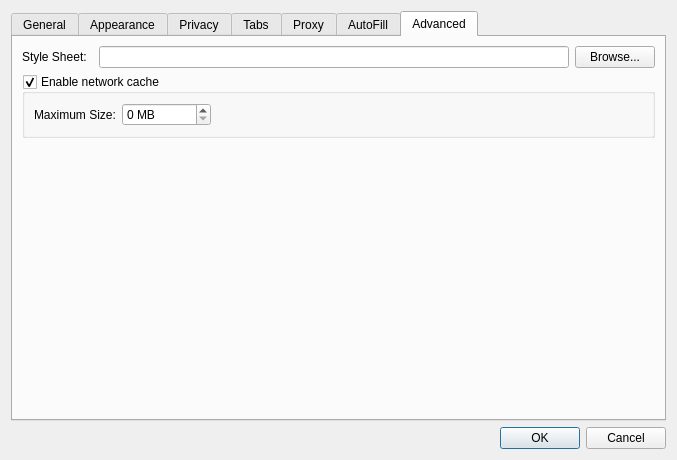
<?xml version="1.0" encoding="UTF-8"?>
<ui version="4.0">
 <class>Settings</class>
 <widget class="QDialog" name="Settings">
  <property name="geometry">
   <rect>
    <x>0</x>
    <y>0</y>
    <width>677</width>
    <height>460</height>
   </rect>
  </property>
  <property name="windowTitle">
   <string>Preferences</string>
  </property>
  <layout class="QGridLayout" name="gridLayout">
   <item row="2" column="0">
    <widget class="QDialogButtonBox" name="buttonBox">
     <property name="orientation">
      <enum>Qt::Horizontal</enum>
     </property>
     <property name="standardButtons">
      <set>QDialogButtonBox::Cancel|QDialogButtonBox::Ok</set>
     </property>
    </widget>
   </item>
   <item row="0" column="0">
    <widget class="QTabWidget" name="tabWidget">
     <property name="currentIndex">
      <number>6</number>
     </property>
     <widget class="QWidget" name="tab">
      <attribute name="title">
       <string>General</string>
      </attribute>
      <layout class="QGridLayout" name="gridLayout_4">
       <item row="0" column="0">
        <widget class="QLabel" name="label_7">
         <property name="text">
          <string>On startup:</string>
         </property>
         <property name="alignment">
          <set>Qt::AlignRight|Qt::AlignTrailing|Qt::AlignVCenter</set>
         </property>
        </widget>
       </item>
       <item row="0" column="1" colspan="2">
        <widget class="QComboBox" name="startupBehavior">
         <item>
          <property name="text">
           <string>Show my home page</string>
          </property>
         </item>
         <item>
          <property name="text">
           <string>Show a blank page</string>
          </property>
         </item>
         <item>
          <property name="text">
           <string>Restore windows and tabs from last time</string>
          </property>
         </item>
        </widget>
       </item>
       <item row="1" column="0">
        <widget class="QLabel" name="label_3">
         <property name="text">
          <string>Home Page:</string>
         </property>
         <property name="alignment">
          <set>Qt::AlignRight|Qt::AlignTrailing|Qt::AlignVCenter</set>
         </property>
        </widget>
       </item>
       <item row="1" column="1">
        <widget class="QLineEdit" name="homeLineEdit">
         <property name="layoutDirection">
          <enum>Qt::LeftToRight</enum>
         </property>
        </widget>
       </item>
       <item row="2" column="1">
        <widget class="QPushButton" name="setHomeToCurrentPageButton">
         <property name="text">
          <string>Set to current page</string>
         </property>
        </widget>
       </item>
       <item row="2" column="2">
        <spacer name="horizontalSpacer">
         <property name="orientation">
          <enum>Qt::Horizontal</enum>
         </property>
         <property name="sizeHint" stdset="0">
          <size>
           <width>280</width>
           <height>18</height>
          </size>
         </property>
        </spacer>
       </item>
       <item row="3" column="0">
        <widget class="QLabel" name="label_4">
         <property name="text">
          <string>Remove history items:</string>
         </property>
         <property name="alignment">
          <set>Qt::AlignRight|Qt::AlignTrailing|Qt::AlignVCenter</set>
         </property>
        </widget>
       </item>
       <item row="3" column="1">
        <widget class="QComboBox" name="expireHistory">
         <item>
          <property name="text">
           <string>After one day</string>
          </property>
         </item>
         <item>
          <property name="text">
           <string>After one week</string>
          </property>
         </item>
         <item>
          <property name="text">
           <string>After two weeks</string>
          </property>
         </item>
         <item>
          <property name="text">
           <string>After one month</string>
          </property>
         </item>
         <item>
          <property name="text">
           <string>After one year</string>
          </property>
         </item>
         <item>
          <property name="text">
           <string>Manually</string>
          </property>
         </item>
         <item>
          <property name="text">
           <string>On application exit</string>
          </property>
         </item>
        </widget>
       </item>
       <item row="4" column="0" colspan="3">
        <widget class="QCheckBox" name="searchEngineFallback">
         <property name="text">
          <string>Use the default search engine as fallback when the URL given by the user is invalid</string>
         </property>
         <property name="checked">
          <bool>false</bool>
         </property>
        </widget>
       </item>
       <item row="5" column="0" colspan="3">
        <widget class="QCheckBox" name="enableAccessKeys">
         <property name="text">
          <string>Enable access keys</string>
         </property>
        </widget>
       </item>
       <item row="6" column="0" colspan="3">
        <widget class="QGroupBox" name="groupBox_2">
         <property name="title">
          <string>Downloads</string>
         </property>
         <layout class="QVBoxLayout" name="verticalLayout_2">
          <item>
           <widget class="QRadioButton" name="downloadAsk">
            <property name="text">
             <string>Ask for a destination each time</string>
            </property>
           </widget>
          </item>
          <item>
           <layout class="QHBoxLayout" name="horizontalLayout">
            <item>
             <widget class="QRadioButton" name="downloadDestination">
              <property name="text">
               <string>Use this destination:</string>
              </property>
              <property name="checked">
               <bool>true</bool>
              </property>
             </widget>
            </item>
            <item>
             <widget class="QLineEdit" name="downloadsLocation">
              <property name="layoutDirection">
               <enum>Qt::LeftToRight</enum>
              </property>
             </widget>
            </item>
            <item>
             <widget class="QPushButton" name="downloadDirectoryButton">
              <property name="text">
               <string>Choose Directory...</string>
              </property>
             </widget>
            </item>
           </layout>
          </item>
          <item>
           <layout class="QHBoxLayout" name="horizontalLayout_2">
            <item>
             <widget class="QCheckBox" name="externalDownloadButton">
              <property name="text">
               <string>Use this external download program:</string>
              </property>
             </widget>
            </item>
            <item>
             <widget class="QLineEdit" name="externalDownloadPath"/>
            </item>
            <item>
             <widget class="QPushButton" name="externalDownloadBrowse">
              <property name="text">
               <string>Choose Program...</string>
              </property>
             </widget>
            </item>
           </layout>
          </item>
          <item>
           <spacer>
            <property name="orientation">
             <enum>Qt::Vertical</enum>
            </property>
            <property name="sizeHint" stdset="0">
             <size>
              <width>608</width>
              <height>15</height>
             </size>
            </property>
           </spacer>
          </item>
         </layout>
        </widget>
       </item>
      </layout>
     </widget>
     <widget class="QWidget" name="tab_3">
      <attribute name="title">
       <string>Appearance</string>
      </attribute>
      <layout class="QGridLayout" name="gridLayout_3">
       <item row="0" column="0">
        <widget class="QLabel" name="label_5">
         <property name="text">
          <string>Standard font:</string>
         </property>
         <property name="alignment">
          <set>Qt::AlignRight|Qt::AlignTrailing|Qt::AlignVCenter</set>
         </property>
        </widget>
       </item>
       <item row="0" column="1" colspan="2">
        <widget class="QLabel" name="standardLabel">
         <property name="sizePolicy">
          <sizepolicy hsizetype="Expanding" vsizetype="Preferred">
           <horstretch>0</horstretch>
           <verstretch>0</verstretch>
          </sizepolicy>
         </property>
         <property name="frameShape">
          <enum>QFrame::StyledPanel</enum>
         </property>
         <property name="text">
          <string notr="true">Times 16</string>
         </property>
         <property name="alignment">
          <set>Qt::AlignCenter</set>
         </property>
        </widget>
       </item>
       <item row="0" column="4">
        <widget class="QPushButton" name="standardFontButton">
         <property name="text">
          <string>Select...</string>
         </property>
        </widget>
       </item>
       <item row="1" column="0">
        <widget class="QLabel" name="label_6">
         <property name="text">
          <string>Fixed-width font:</string>
         </property>
         <property name="alignment">
          <set>Qt::AlignRight|Qt::AlignTrailing|Qt::AlignVCenter</set>
         </property>
        </widget>
       </item>
       <item row="1" column="1" colspan="2">
        <widget class="QLabel" name="fixedLabel">
         <property name="frameShape">
          <enum>QFrame::StyledPanel</enum>
         </property>
         <property name="text">
          <string notr="true">Courier 13</string>
         </property>
         <property name="alignment">
          <set>Qt::AlignCenter</set>
         </property>
        </widget>
       </item>
       <item row="1" column="4">
        <widget class="QPushButton" name="fixedFontButton">
         <property name="text">
          <string>Select...</string>
         </property>
        </widget>
       </item>
       <item row="2" column="0" colspan="3">
        <widget class="QLabel" name="label_8">
         <property name="text">
          <string>Preferred languages for viewing webpages in:</string>
         </property>
        </widget>
       </item>
       <item row="2" column="4">
        <widget class="QPushButton" name="languageButton">
         <property name="text">
          <string>Select...</string>
         </property>
        </widget>
       </item>
       <item row="3" column="0">
        <widget class="QCheckBox" name="minimFontSizeCheckBox">
         <property name="text">
          <string>Minimum Font size:</string>
         </property>
        </widget>
       </item>
       <item row="4" column="3">
        <spacer name="verticalSpacer">
         <property name="orientation">
          <enum>Qt::Vertical</enum>
         </property>
         <property name="sizeHint" stdset="0">
          <size>
           <width>20</width>
           <height>93</height>
          </size>
         </property>
        </spacer>
       </item>
       <item row="3" column="1">
        <widget class="QSpinBox" name="minimumFontSizeSpinBox">
         <property name="enabled">
          <bool>false</bool>
         </property>
         <property name="minimum">
          <number>1</number>
         </property>
         <property name="value">
          <number>9</number>
         </property>
        </widget>
       </item>
      </layout>
     </widget>
     <widget class="QWidget" name="tab_2">
      <attribute name="title">
       <string>Privacy</string>
      </attribute>
      <layout class="QVBoxLayout" name="verticalLayout_3">
       <item>
        <widget class="QGroupBox" name="groupBox">
         <property name="title">
          <string>Web Content</string>
         </property>
         <layout class="QGridLayout" name="gridLayout_5">
          <item row="0" column="0" colspan="2">
           <widget class="QCheckBox" name="blockPopupWindows">
            <property name="text">
             <string>Block Popup Windows</string>
            </property>
            <property name="checked">
             <bool>true</bool>
            </property>
           </widget>
          </item>
          <item row="1" column="0" colspan="2">
           <widget class="QCheckBox" name="enablePlugins">
            <property name="text">
             <string>Enable Plugins</string>
            </property>
            <property name="checked">
             <bool>true</bool>
            </property>
           </widget>
          </item>
          <item row="2" column="0">
           <spacer name="horizontalSpacer_3">
            <property name="orientation">
             <enum>Qt::Horizontal</enum>
            </property>
            <property name="sizeType">
             <enum>QSizePolicy::Fixed</enum>
            </property>
            <property name="sizeHint" stdset="0">
             <size>
              <width>20</width>
              <height>20</height>
             </size>
            </property>
           </spacer>
          </item>
          <item row="2" column="1">
           <widget class="QCheckBox" name="clickToFlash">
            <property name="sizePolicy">
             <sizepolicy hsizetype="Expanding" vsizetype="Fixed">
              <horstretch>0</horstretch>
              <verstretch>0</verstretch>
             </sizepolicy>
            </property>
            <property name="toolTip">
             <string>If you enable this option, no flash objects will be loaded by default. Instead, each will be replaced by a button, allowing you to control which objects to load, and which not. </string>
            </property>
            <property name="text">
             <string>Use ClickToFlash on flash plugins</string>
            </property>
            <property name="checked">
             <bool>true</bool>
            </property>
           </widget>
          </item>
          <item row="3" column="0" colspan="2">
           <widget class="QCheckBox" name="enableJavascript">
            <property name="text">
             <string>Enable Javascript</string>
            </property>
            <property name="checked">
             <bool>true</bool>
            </property>
           </widget>
          </item>
          <item row="4" column="0" colspan="2">
           <widget class="QCheckBox" name="enableImages">
            <property name="text">
             <string>View Images</string>
            </property>
            <property name="checked">
             <bool>true</bool>
            </property>
           </widget>
          </item>
          <item row="5" column="0" colspan="2">
           <widget class="QCheckBox" name="enableLocalStorage">
            <property name="text">
             <string>Persistent Data Storage</string>
            </property>
            <property name="checked">
             <bool>true</bool>
            </property>
           </widget>
          </item>
         </layout>
        </widget>
       </item>
       <item>
        <widget class="QGroupBox" name="cookiesGroupBox">
         <property name="title">
          <string>Cookies</string>
         </property>
         <layout class="QGridLayout">
          <item row="0" column="0">
           <widget class="QLabel" name="label_2">
            <property name="text">
             <string>Accept Cookies:</string>
            </property>
            <property name="alignment">
             <set>Qt::AlignRight|Qt::AlignTrailing|Qt::AlignVCenter</set>
            </property>
           </widget>
          </item>
          <item row="0" column="1">
           <widget class="QComboBox" name="acceptCombo">
            <item>
             <property name="text">
              <string>Always</string>
             </property>
            </item>
            <item>
             <property name="text">
              <string>Never</string>
             </property>
            </item>
            <item>
             <property name="text">
              <string>Only from sites you navigate to</string>
             </property>
            </item>
           </widget>
          </item>
          <item row="0" column="2">
           <widget class="QPushButton" name="exceptionsButton">
            <property name="text">
             <string>Exceptions...</string>
            </property>
           </widget>
          </item>
          <item row="1" column="0">
           <widget class="QLabel" name="label">
            <property name="text">
             <string>Keep Cookies Until:</string>
            </property>
            <property name="alignment">
             <set>Qt::AlignRight|Qt::AlignTrailing|Qt::AlignVCenter</set>
            </property>
           </widget>
          </item>
          <item row="1" column="1">
           <widget class="QComboBox" name="keepUntilCombo">
            <item>
             <property name="text">
              <string>They expire</string>
             </property>
            </item>
            <item>
             <property name="text">
              <string>I exit the application</string>
             </property>
            </item>
            <item>
             <property name="text">
              <string>At most 90 days</string>
             </property>
            </item>
           </widget>
          </item>
          <item row="1" column="2">
           <widget class="QPushButton" name="cookiesButton">
            <property name="text">
             <string>Cookies...</string>
            </property>
           </widget>
          </item>
          <item row="3" column="0">
           <spacer name="horizontalSpacer_4">
            <property name="orientation">
             <enum>Qt::Horizontal</enum>
            </property>
            <property name="sizeHint" stdset="0">
             <size>
              <width>40</width>
              <height>20</height>
             </size>
            </property>
           </spacer>
          </item>
          <item row="3" column="1">
           <widget class="QCheckBox" name="filterTrackingCookiesCheckbox">
            <property name="text">
             <string>Filter Tracking Cookies</string>
            </property>
           </widget>
          </item>
          <item row="2" column="0">
           <widget class="QLabel" name="cookieSessionLabel">
            <property name="text">
             <string>A cookie session ends:</string>
            </property>
            <property name="alignment">
             <set>Qt::AlignRight|Qt::AlignTrailing|Qt::AlignVCenter</set>
            </property>
           </widget>
          </item>
          <item row="2" column="1">
           <widget class="QComboBox" name="cookieSessionCombo">
            <item>
             <property name="text">
              <string>When I exit the application</string>
             </property>
            </item>
            <item>
             <property name="text">
              <string>1 day</string>
             </property>
            </item>
            <item>
             <property name="text">
              <string>2 days</string>
             </property>
            </item>
            <item>
             <property name="text">
              <string>3 days</string>
             </property>
            </item>
            <item>
             <property name="text">
              <string>7 days</string>
             </property>
            </item>
            <item>
             <property name="text">
              <string>30 days</string>
             </property>
            </item>
           </widget>
          </item>
         </layout>
        </widget>
       </item>
       <item>
        <spacer>
         <property name="orientation">
          <enum>Qt::Vertical</enum>
         </property>
         <property name="sizeHint" stdset="0">
          <size>
           <width>371</width>
           <height>177</height>
          </size>
         </property>
        </spacer>
       </item>
      </layout>
     </widget>
     <widget class="QWidget" name="tab_6">
      <attribute name="title">
       <string>Tabs</string>
      </attribute>
      <layout class="QVBoxLayout" name="verticalLayout_5">
       <item>
        <widget class="QCheckBox" name="selectTabsWhenCreated">
         <property name="text">
          <string>Select tabs and windows as they are created</string>
         </property>
        </widget>
       </item>
       <item>
        <widget class="QCheckBox" name="confirmClosingMultipleTabs">
         <property name="text">
          <string>Confirm when closing multiple tabs or windows</string>
         </property>
         <property name="checked">
          <bool>true</bool>
         </property>
        </widget>
       </item>
       <item>
        <widget class="QCheckBox" name="oneCloseButton">
         <property name="text">
          <string>Show only one close button instead of one for each tab</string>
         </property>
         <property name="checked">
          <bool>false</bool>
         </property>
        </widget>
       </item>
       <item>
        <widget class="QCheckBox" name="quitAsLastTabClosed">
         <property name="text">
          <string>Quit the application when last tab is closed</string>
         </property>
         <property name="checked">
          <bool>true</bool>
         </property>
        </widget>
       </item>
       <item>
        <widget class="QGroupBox" name="openLinksGroupBox">
         <property name="title">
          <string>Opening links</string>
         </property>
         <layout class="QGridLayout">
          <item row="1" column="0">
           <widget class="QLabel" name="linksInNewWindowLabel">
            <property name="text">
             <string>Links that want to open in a new window:</string>
            </property>
            <property name="alignment">
             <set>Qt::AlignRight|Qt::AlignTrailing|Qt::AlignVCenter</set>
            </property>
           </widget>
          </item>
          <item row="1" column="1" colspan="2">
           <widget class="QComboBox" name="openTargetBlankLinksIn">
            <item>
             <property name="text">
              <string>In a new window</string>
             </property>
            </item>
            <item>
             <property name="text">
              <string>In a new selected tab in the current window</string>
             </property>
            </item>
            <item>
             <property name="text">
              <string>In a new tab in the current window</string>
             </property>
            </item>
            <item>
             <property name="text">
              <string>In the current tab</string>
             </property>
            </item>
           </widget>
          </item>
          <item row="0" column="0">
           <widget class="QLabel" name="linkFromApplicationLabel">
            <property name="text">
             <string>Open links from applications:</string>
            </property>
            <property name="alignment">
             <set>Qt::AlignRight|Qt::AlignTrailing|Qt::AlignVCenter</set>
            </property>
           </widget>
          </item>
          <item row="0" column="1" colspan="2">
           <widget class="QComboBox" name="openLinksFromAppsIn">
            <item>
             <property name="text">
              <string>In a new window</string>
             </property>
            </item>
            <item>
             <property name="text">
              <string>In a new selected tab in the current window</string>
             </property>
            </item>
            <item>
             <property name="text">
              <string>In a new tab in the current window</string>
             </property>
            </item>
            <item>
             <property name="text">
              <string>In the current tab</string>
             </property>
            </item>
           </widget>
          </item>
         </layout>
        </widget>
       </item>
       <item>
        <spacer name="verticalSpacer_4">
         <property name="orientation">
          <enum>Qt::Vertical</enum>
         </property>
         <property name="sizeHint" stdset="0">
          <size>
           <width>20</width>
           <height>182</height>
          </size>
         </property>
        </spacer>
       </item>
      </layout>
     </widget>
     <widget class="QWidget" name="tab_4">
      <attribute name="title">
       <string>Proxy</string>
      </attribute>
      <layout class="QVBoxLayout" name="verticalLayout">
       <item>
        <widget class="QGroupBox" name="proxySupport">
         <property name="title">
          <string>Use proxy server</string>
         </property>
         <property name="checkable">
          <bool>true</bool>
         </property>
         <layout class="QGridLayout" name="gridLayout_6">
          <item row="0" column="0">
           <widget class="QLabel" name="label_9">
            <property name="text">
             <string>Type:</string>
            </property>
            <property name="alignment">
             <set>Qt::AlignRight|Qt::AlignTrailing|Qt::AlignVCenter</set>
            </property>
           </widget>
          </item>
          <item row="0" column="1" colspan="2">
           <widget class="QComboBox" name="proxyType">
            <item>
             <property name="text">
              <string>Socks5</string>
             </property>
            </item>
            <item>
             <property name="text">
              <string>Http (Secure)</string>
             </property>
            </item>
            <item>
             <property name="text">
              <string>Http (Transparent)</string>
             </property>
            </item>
           </widget>
          </item>
          <item row="1" column="0">
           <widget class="QLabel" name="label_10">
            <property name="text">
             <string>Host name:</string>
            </property>
            <property name="alignment">
             <set>Qt::AlignRight|Qt::AlignTrailing|Qt::AlignVCenter</set>
            </property>
           </widget>
          </item>
          <item row="1" column="1" colspan="2">
           <widget class="QLineEdit" name="proxyHostName">
            <property name="layoutDirection">
             <enum>Qt::LeftToRight</enum>
            </property>
           </widget>
          </item>
          <item row="2" column="0">
           <widget class="QLabel" name="label_11">
            <property name="text">
             <string>Port:</string>
            </property>
            <property name="alignment">
             <set>Qt::AlignRight|Qt::AlignTrailing|Qt::AlignVCenter</set>
            </property>
           </widget>
          </item>
          <item row="2" column="1">
           <widget class="QSpinBox" name="proxyPort">
            <property name="maximum">
             <number>65535</number>
            </property>
            <property name="value">
             <number>1080</number>
            </property>
           </widget>
          </item>
          <item row="2" column="2">
           <spacer name="horizontalSpacer_2">
            <property name="orientation">
             <enum>Qt::Horizontal</enum>
            </property>
            <property name="sizeHint" stdset="0">
             <size>
              <width>293</width>
              <height>20</height>
             </size>
            </property>
           </spacer>
          </item>
          <item row="3" column="0">
           <widget class="QLabel" name="label_12">
            <property name="text">
             <string>User Name:</string>
            </property>
            <property name="alignment">
             <set>Qt::AlignRight|Qt::AlignTrailing|Qt::AlignVCenter</set>
            </property>
           </widget>
          </item>
          <item row="3" column="1" colspan="2">
           <widget class="QLineEdit" name="proxyUserName">
            <property name="layoutDirection">
             <enum>Qt::LeftToRight</enum>
            </property>
           </widget>
          </item>
          <item row="4" column="0">
           <widget class="QLabel" name="label_13">
            <property name="text">
             <string>Password:</string>
            </property>
            <property name="alignment">
             <set>Qt::AlignRight|Qt::AlignTrailing|Qt::AlignVCenter</set>
            </property>
           </widget>
          </item>
          <item row="4" column="1" colspan="2">
           <widget class="QLineEdit" name="proxyPassword">
            <property name="layoutDirection">
             <enum>Qt::LeftToRight</enum>
            </property>
            <property name="echoMode">
             <enum>QLineEdit::Password</enum>
            </property>
           </widget>
          </item>
          <item row="5" column="0">
           <spacer name="verticalSpacer_2">
            <property name="orientation">
             <enum>Qt::Vertical</enum>
            </property>
            <property name="sizeHint" stdset="0">
             <size>
              <width>20</width>
              <height>8</height>
             </size>
            </property>
           </spacer>
          </item>
         </layout>
        </widget>
       </item>
      </layout>
     </widget>
     <widget class="QWidget" name="tab_7">
      <attribute name="title">
       <string>AutoFill</string>
      </attribute>
      <layout class="QGridLayout" name="gridLayout_8">
       <item row="0" column="0">
        <widget class="QLabel" name="label_16">
         <property name="text">
          <string>AutoFill web forms:</string>
         </property>
        </widget>
       </item>
       <item row="0" column="1">
        <widget class="QCheckBox" name="autoFillPasswordFormsCheckBox">
         <property name="sizePolicy">
          <sizepolicy hsizetype="Expanding" vsizetype="Fixed">
           <horstretch>0</horstretch>
           <verstretch>0</verstretch>
          </sizepolicy>
         </property>
         <property name="text">
          <string>User names and passwords</string>
         </property>
        </widget>
       </item>
       <item row="0" column="2">
        <widget class="QPushButton" name="editAutoFillUserButton">
         <property name="text">
          <string>Edit...</string>
         </property>
        </widget>
       </item>
       <item row="2" column="1">
        <spacer name="verticalSpacer_5">
         <property name="orientation">
          <enum>Qt::Vertical</enum>
         </property>
         <property name="sizeHint" stdset="0">
          <size>
           <width>20</width>
           <height>244</height>
          </size>
         </property>
        </spacer>
       </item>
       <item row="1" column="3">
        <spacer name="horizontalSpacer_6">
         <property name="orientation">
          <enum>Qt::Horizontal</enum>
         </property>
         <property name="sizeHint" stdset="0">
          <size>
           <width>40</width>
           <height>20</height>
          </size>
         </property>
        </spacer>
       </item>
      </layout>
     </widget>
     <widget class="QWidget" name="tab_5">
      <attribute name="title">
       <string>Advanced</string>
      </attribute>
      <layout class="QGridLayout" name="gridLayout_2">
       <item row="0" column="0">
        <widget class="QLabel" name="label_14">
         <property name="text">
          <string>Style Sheet:</string>
         </property>
        </widget>
       </item>
       <item row="0" column="2">
        <widget class="QLineEdit" name="userStyleSheet">
         <property name="layoutDirection">
          <enum>Qt::LeftToRight</enum>
         </property>
        </widget>
       </item>
       <item row="0" column="3">
        <widget class="QPushButton" name="styleSheetBrowseButton">
         <property name="text">
          <string>Browse...</string>
         </property>
        </widget>
       </item>
       <item row="1" column="0" colspan="4">
        <widget class="QGroupBox" name="networkCache">
         <property name="title">
          <string>Enable network cache</string>
         </property>
         <property name="checkable">
          <bool>true</bool>
         </property>
         <property name="checked">
          <bool>true</bool>
         </property>
         <layout class="QGridLayout" name="gridLayout_7">
          <item row="0" column="0">
           <widget class="QLabel" name="label_15">
            <property name="text">
             <string>Maximum Size:</string>
            </property>
           </widget>
          </item>
          <item row="0" column="1">
           <widget class="QSpinBox" name="networkCacheMaximumSizeSpinBox">
            <property name="suffix">
             <string> MB</string>
            </property>
            <property name="minimum">
             <number>0</number>
            </property>
            <property name="maximum">
             <number>9999999</number>
            </property>
           </widget>
          </item>
          <item row="0" column="2">
           <spacer name="horizontalSpacer_5">
            <property name="orientation">
             <enum>Qt::Horizontal</enum>
            </property>
            <property name="sizeHint" stdset="0">
             <size>
              <width>40</width>
              <height>20</height>
             </size>
            </property>
           </spacer>
          </item>
         </layout>
        </widget>
       </item>
       <item row="2" column="2">
        <spacer name="verticalSpacer_3">
         <property name="orientation">
          <enum>Qt::Vertical</enum>
         </property>
         <property name="sizeHint" stdset="0">
          <size>
           <width>20</width>
           <height>176</height>
          </size>
         </property>
        </spacer>
       </item>
      </layout>
     </widget>
    </widget>
   </item>
  </layout>
 </widget>
 <tabstops>
  <tabstop>startupBehavior</tabstop>
  <tabstop>homeLineEdit</tabstop>
  <tabstop>setHomeToCurrentPageButton</tabstop>
  <tabstop>expireHistory</tabstop>
  <tabstop>searchEngineFallback</tabstop>
  <tabstop>downloadAsk</tabstop>
  <tabstop>downloadDestination</tabstop>
  <tabstop>downloadDirectoryButton</tabstop>
  <tabstop>standardFontButton</tabstop>
  <tabstop>fixedFontButton</tabstop>
  <tabstop>languageButton</tabstop>
  <tabstop>blockPopupWindows</tabstop>
  <tabstop>enablePlugins</tabstop>
  <tabstop>clickToFlash</tabstop>
  <tabstop>enableJavascript</tabstop>
  <tabstop>enableImages</tabstop>
  <tabstop>acceptCombo</tabstop>
  <tabstop>exceptionsButton</tabstop>
  <tabstop>keepUntilCombo</tabstop>
  <tabstop>cookiesButton</tabstop>
  <tabstop>filterTrackingCookiesCheckbox</tabstop>
  <tabstop>selectTabsWhenCreated</tabstop>
  <tabstop>confirmClosingMultipleTabs</tabstop>
  <tabstop>oneCloseButton</tabstop>
  <tabstop>quitAsLastTabClosed</tabstop>
  <tabstop>openLinksFromAppsIn</tabstop>
  <tabstop>openTargetBlankLinksIn</tabstop>
  <tabstop>proxySupport</tabstop>
  <tabstop>proxyType</tabstop>
  <tabstop>proxyHostName</tabstop>
  <tabstop>proxyPort</tabstop>
  <tabstop>proxyUserName</tabstop>
  <tabstop>proxyPassword</tabstop>
  <tabstop>userStyleSheet</tabstop>
  <tabstop>networkCache</tabstop>
  <tabstop>networkCacheMaximumSizeSpinBox</tabstop>
  <tabstop>buttonBox</tabstop>
 </tabstops>
 <resources/>
 <connections>
  <connection>
   <sender>buttonBox</sender>
   <signal>accepted()</signal>
   <receiver>Settings</receiver>
   <slot>accept()</slot>
   <hints>
    <hint type="sourcelabel">
     <x>269</x>
     <y>447</y>
    </hint>
    <hint type="destinationlabel">
     <x>157</x>
     <y>274</y>
    </hint>
   </hints>
  </connection>
  <connection>
   <sender>buttonBox</sender>
   <signal>rejected()</signal>
   <receiver>Settings</receiver>
   <slot>reject()</slot>
   <hints>
    <hint type="sourcelabel">
     <x>337</x>
     <y>447</y>
    </hint>
    <hint type="destinationlabel">
     <x>286</x>
     <y>274</y>
    </hint>
   </hints>
  </connection>
  <connection>
   <sender>downloadDestination</sender>
   <signal>toggled(bool)</signal>
   <receiver>downloadsLocation</receiver>
   <slot>setEnabled(bool)</slot>
   <hints>
    <hint type="sourcelabel">
     <x>79</x>
     <y>289</y>
    </hint>
    <hint type="destinationlabel">
     <x>280</x>
     <y>291</y>
    </hint>
   </hints>
  </connection>
  <connection>
   <sender>enablePlugins</sender>
   <signal>toggled(bool)</signal>
   <receiver>clickToFlash</receiver>
   <slot>setEnabled(bool)</slot>
   <hints>
    <hint type="sourcelabel">
     <x>104</x>
     <y>125</y>
    </hint>
    <hint type="destinationlabel">
     <x>162</x>
     <y>154</y>
    </hint>
   </hints>
  </connection>
  <connection>
   <sender>minimFontSizeCheckBox</sender>
   <signal>toggled(bool)</signal>
   <receiver>minimumFontSizeSpinBox</receiver>
   <slot>setEnabled(bool)</slot>
   <hints>
    <hint type="sourcelabel">
     <x>31</x>
     <y>153</y>
    </hint>
    <hint type="destinationlabel">
     <x>189</x>
     <y>151</y>
    </hint>
   </hints>
  </connection>
  <connection>
   <sender>downloadDestination</sender>
   <signal>toggled(bool)</signal>
   <receiver>downloadDirectoryButton</receiver>
   <slot>setEnabled(bool)</slot>
   <hints>
    <hint type="sourcelabel">
     <x>182</x>
     <y>282</y>
    </hint>
    <hint type="destinationlabel">
     <x>620</x>
     <y>292</y>
    </hint>
   </hints>
  </connection>
  <connection>
   <sender>externalDownloadButton</sender>
   <signal>toggled(bool)</signal>
   <receiver>externalDownloadPath</receiver>
   <slot>setEnabled(bool)</slot>
   <hints>
    <hint type="sourcelabel">
     <x>161</x>
     <y>315</y>
    </hint>
    <hint type="destinationlabel">
     <x>388</x>
     <y>315</y>
    </hint>
   </hints>
  </connection>
  <connection>
   <sender>externalDownloadButton</sender>
   <signal>toggled(bool)</signal>
   <receiver>externalDownloadBrowse</receiver>
   <slot>setEnabled(bool)</slot>
   <hints>
    <hint type="sourcelabel">
     <x>161</x>
     <y>315</y>
    </hint>
    <hint type="destinationlabel">
     <x>554</x>
     <y>315</y>
    </hint>
   </hints>
  </connection>
  <connection>
   <sender>externalDownloadButton</sender>
   <signal>toggled(bool)</signal>
   <receiver>downloadAsk</receiver>
   <slot>setDisabled(bool)</slot>
   <hints>
    <hint type="sourcelabel">
     <x>102</x>
     <y>311</y>
    </hint>
    <hint type="destinationlabel">
     <x>105</x>
     <y>252</y>
    </hint>
   </hints>
  </connection>
  <connection>
   <sender>externalDownloadButton</sender>
   <signal>toggled(bool)</signal>
   <receiver>downloadsLocation</receiver>
   <slot>setDisabled(bool)</slot>
   <hints>
    <hint type="sourcelabel">
     <x>198</x>
     <y>315</y>
    </hint>
    <hint type="destinationlabel">
     <x>386</x>
     <y>279</y>
    </hint>
   </hints>
  </connection>
  <connection>
   <sender>externalDownloadButton</sender>
   <signal>toggled(bool)</signal>
   <receiver>downloadDestination</receiver>
   <slot>setDisabled(bool)</slot>
   <hints>
    <hint type="sourcelabel">
     <x>170</x>
     <y>313</y>
    </hint>
    <hint type="destinationlabel">
     <x>169</x>
     <y>285</y>
    </hint>
   </hints>
  </connection>
  <connection>
   <sender>externalDownloadButton</sender>
   <signal>toggled(bool)</signal>
   <receiver>downloadDirectoryButton</receiver>
   <slot>setDisabled(bool)</slot>
   <hints>
    <hint type="sourcelabel">
     <x>194</x>
     <y>311</y>
    </hint>
    <hint type="destinationlabel">
     <x>569</x>
     <y>276</y>
    </hint>
   </hints>
  </connection>
 </connections>
</ui>
